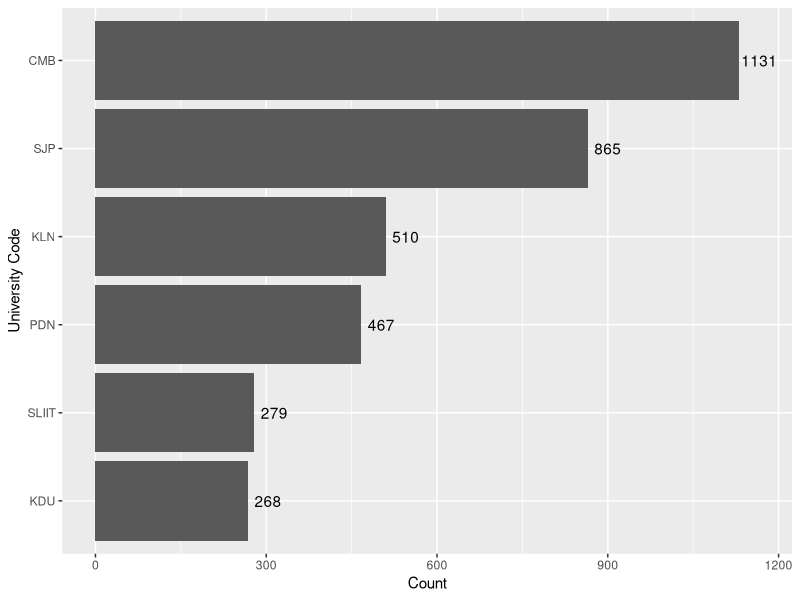
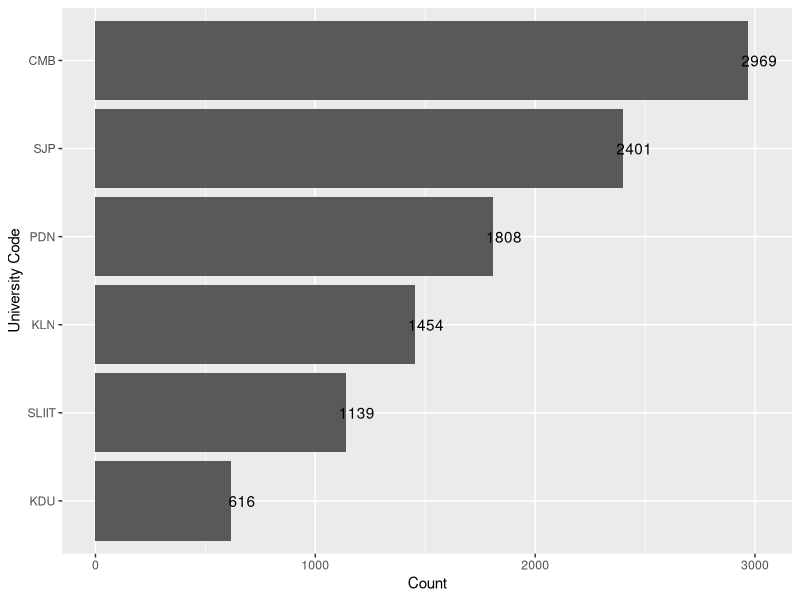

The R source for these figures, in order:
## ---- chunk 1
knitr::opts_chunk$set(echo = TRUE, warning = FALSE, message = FALSE)
library(tidyverse)
library(readxl)
library(here)
library(knitr)
library(kableExtra)
## ---- chunk 2
## ---- readdata
pdn <- readxl::read_xlsx(here("data-raw", 
                              "2022-08-17_07-19_new-explorer-backlinks_fresh_domain_pdn-ac-lk.xlsx"))

cmb <- readxl::read_xlsx(here("data-raw", 
                              "2022-08-17_07-20_new-explorer-backlinks_fresh_domain_cmb-ac-lk.xlsx"))
sjp <- readxl::read_xlsx(here("data-raw", 
                              "2022-08-17_07-20_new-explorer-backlinks_fresh_domain_sjp-ac-lk.xlsx"))

kdu <- readxl::read_xlsx(here("data-raw", 
                              "2022-08-17_07-21_new-explorer-backlinks_fresh_domain_kdu-ac-lk.xlsx"))


kln <- readxl::read_xlsx(here("data-raw", 
                              "2022-08-17_07-21_new-explorer-backlinks_fresh_domain_kln-ac-lk.xlsx"))

sliit <- readxl::read_xlsx(here("data-raw", 
                              "2022-08-17_07-21_new-explorer-backlinks_fresh_domain_sliit-lk.xlsx"))

## ---- chunk 3
sjpc <- length(unique(sjp$`Target URL`))
cmbc <- length(unique(cmb$`Target URL`))
kduc <- length(unique(kdu$`Target URL`))
klnc <- length(unique(kln$`Target URL`))
pdnc <- length(unique(pdn$`Target URL`))
sliitc <- length(unique(sliit$`Target URL`))

tu <- data.frame(University=c("SJP", "CMB", "KDU", "KLN", "PDN", "SLIIT"), Count = c(sjpc, cmbc, kduc, klnc, pdnc, sliitc))

ggplot(tu,aes(x= reorder(University,Count),Count))+geom_bar(stat ="identity") + coord_flip() + geom_text(aes(label = signif(Count)), nudge_y = 35) + xlab("University Code") +ylab("Count")
## ---- chunk 4
toptarget <- sjp %>%
  count(`Target URL`, sort=TRUE) %>% top_n(20)
toptarget %>% kable( "html", table.attr = "style='width:10%;'") %>%
  kableExtra::kable_styling(full_width = F)
## ---- chunk 5
toptarget <- cmb %>%
  count(`Target URL`, sort=TRUE) %>% top_n(20)
toptarget %>% kable( "html", table.attr = "style='width:10%;'") %>%
  kableExtra::kable_styling(full_width = F)
## ---- chunk 6
toptarget <- pdn %>%
  count(`Target URL`, sort=TRUE) %>% top_n(20)
toptarget %>% kable( "html", table.attr = "style='width:10%;'") %>%
  kableExtra::kable_styling(full_width = F)
## ---- chunk 7
toptarget <- kln %>%
  count(`Target URL`, sort=TRUE) %>% top_n(20)
toptarget %>% kable( "html", table.attr = "style='width:10%;'") %>%
  kableExtra::kable_styling(full_width = F)
## ---- chunk 8
toptarget <- sliit %>%
  count(`Target URL`, sort=TRUE) %>% top_n(20)
toptarget %>% kable( "html", table.attr = "style='width:10%;'") %>%
  kableExtra::kable_styling(full_width = F)
## ---- chunk 9
toptarget <- kdu %>%
  count(`Target URL`, sort=TRUE) %>% top_n(20)
toptarget %>% kable( "html", table.attr = "style='width:10%;'") %>%
  kableExtra::kable_styling(full_width = F)
## ---- chunk 10
sjps <- length(unique(sjp$`Source URL`))
cmbs <- length(unique(cmb$`Source URL`))
kdus <- length(unique(kdu$`Source URL`))
klns <- length(unique(kln$`Source URL`))
pdns <- length(unique(pdn$`Source URL`))
sliits <- length(unique(sliit$`Source URL`))

su <- data.frame(University=c("SJP", "CMB", "KDU", "KLN", "PDN", "SLIIT"), Count = c(sjps, cmbs, kdus, klns, pdns, sliits))

ggplot(su,aes(x= reorder(University,Count),Count))+geom_bar(stat ="identity") + coord_flip() + geom_text(aes(label = signif(Count)), nudge_y = 50) + xlab("University Code") +ylab("Count")
## ---- chunk 11
trustsjp <- sjp %>%
  count(`Source Topical Trust Flow Topic 0`, sort=TRUE) %>% top_n(10)
trustsjp %>% kable( "html", table.attr = "style='width:10%;'") %>%
  kableExtra::kable_styling(full_width = F)
## ---- chunk 12
trustcmb <- cmb %>%
  count(`Source Topical Trust Flow Topic 0`, sort=TRUE) %>% top_n(10)
trustcmb %>% kable( "html", table.attr = "style='width:10%;'") %>%
  kableExtra::kable_styling(full_width = F)
## ---- chunk 13
trustkln <- kln %>%
  count(`Source Topical Trust Flow Topic 0`, sort=TRUE) %>% top_n(10)
trustkln %>% kable( "html", table.attr = "style='width:10%;'") %>%
  kableExtra::kable_styling(full_width = F)
## ---- chunk 14
trustkdu <- kdu %>%
  count(`Source Topical Trust Flow Topic 0`, sort=TRUE) %>% top_n(10)
trustkdu %>% kable( "html", table.attr = "style='width:10%;'") %>%
  kableExtra::kable_styling(full_width = F)
## ---- chunk 15
trustsliit <- sliit %>%
  count(`Source Topical Trust Flow Topic 0`, sort=TRUE) %>% top_n(10)
trustsliit %>% kable( "html", table.attr = "style='width:10%;'") %>%
  kableExtra::kable_styling(full_width = F)
